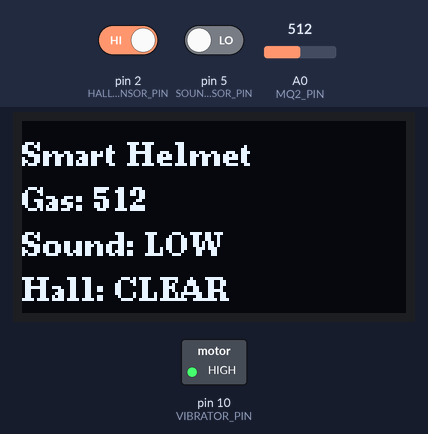
Bench run of a sketch on a simulated Arduino Uno, built with avr-gcc and run on an emulated ATmega328P. Parts: 128×64 one-colour display, switched loads named in the sketch (green lamp = pin HIGH). Inputs (shaded band) come from the test bench; at power-on: pin 2 (HALL_SENSOR_PIN) HIGH, pin 5 (SOUND_SENSOR_PIN) LOW, A0 (MQ2_PIN) = 512. What the sketch prints to the serial monitor is not drawn.

Above: at 1.2 s.
1.3 s: pin 2 (HALL_SENSOR_PIN) driven LOW
At 1.9 s:
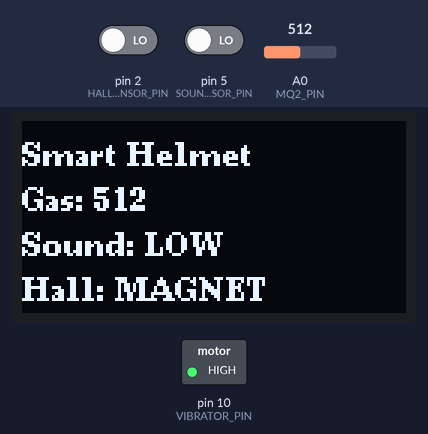
2.9 s: pin 5 (SOUND_SENSOR_PIN) driven HIGH
At 4.1 s:
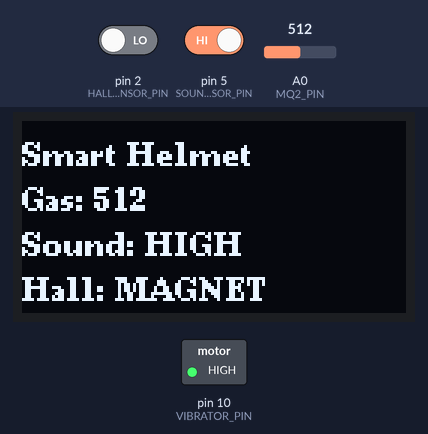
4.6 s: pin 2 (HALL_SENSOR_PIN) driven HIGH
At 5.3 s:
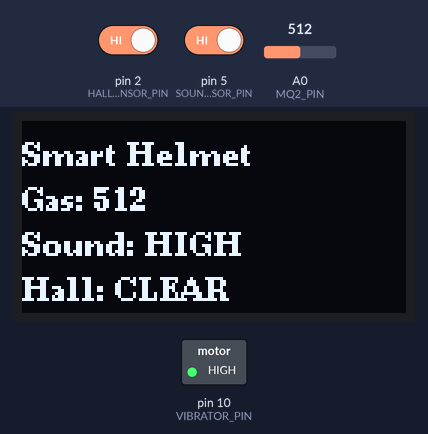
6.3 s: A0 (MQ2_PIN) set to 390
At 7.1 s:
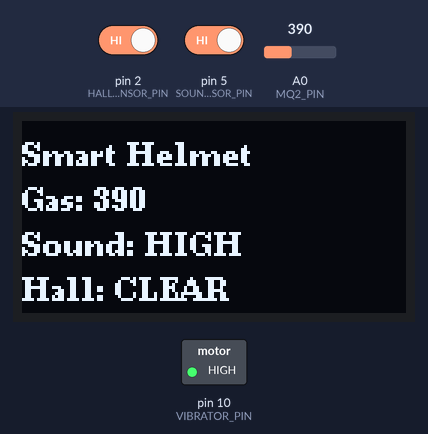
8.1 s: pin 5 (SOUND_SENSOR_PIN) driven LOW
At 9.0 s:
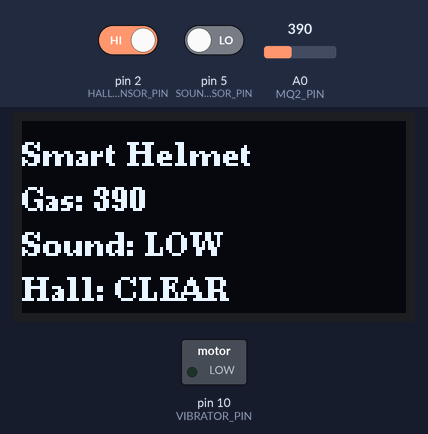
9.8 s: A0 (MQ2_PIN) set to 414
At 10.5 s:
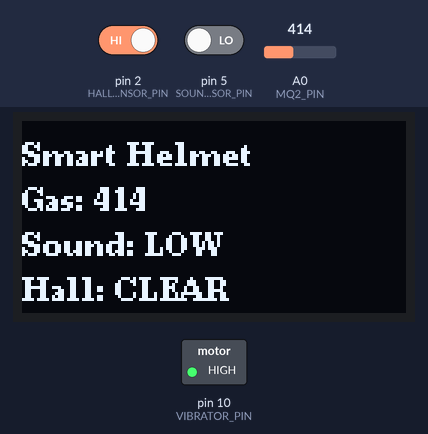
Timing chart, 0 to 12.5 s (numbered marks = the images above; inputs shaded):
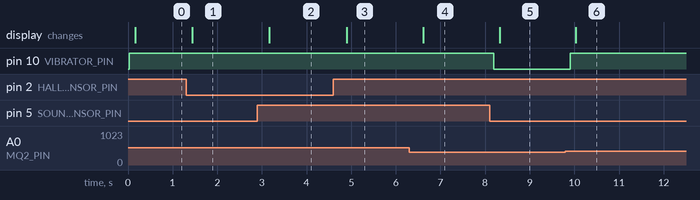

The sketch:

raaaa3.ino
```cpp
#include <Wire.h>
#include <U8g2lib.h>
#include <SoftwareSerial.h>

// OLED Display Setup
U8G2_SSD1306_128X64_NONAME_F_HW_I2C u8g2(U8G2_R0); // I2C OLED

// Bluetooth Module on D7 (TX), D8 (RX)
SoftwareSerial BT(7, 8); // TX, RX

// Pin Definitions
#define MQ2_PIN A0
#define SOUND_SENSOR_PIN 5
#define HALL_SENSOR_PIN 2
#define VIBRATOR_PIN 10

void setup() {
  // Start Serial & Bluetooth
  Serial.begin(9600);
  BT.begin(9600);

  // Sensor and Output Pin Modes
  pinMode(MQ2_PIN, INPUT);
  pinMode(SOUND_SENSOR_PIN, INPUT);
  pinMode(HALL_SENSOR_PIN, INPUT_PULLUP);  // Hall sensor needs pull-up
  pinMode(VIBRATOR_PIN, OUTPUT);
  digitalWrite(VIBRATOR_PIN, LOW);

  // Start OLED
  u8g2.begin();
}

void loop() {
  // Read all sensor values
  int gasValue = analogRead(MQ2_PIN);
  bool soundDetected = digitalRead(SOUND_SENSOR_PIN) == HIGH;
  bool hallTriggered = digitalRead(HALL_SENSOR_PIN) == LOW;

  // Determine if danger is detected
  bool danger = (gasValue > 400) || soundDetected || hallTriggered;

  // Control vibrator
  digitalWrite(VIBRATOR_PIN, danger ? HIGH : LOW);

  // Debug to Serial Monitor
  Serial.print("Gas: "); Serial.print(gasValue);
  Serial.print(" | Sound: "); Serial.print(soundDetected ? "HIGH" : "LOW");
  Serial.print(" | Hall: "); Serial.println(hallTriggered ? "MAGNET" : "CLEAR");

  // Send over Bluetooth
  BT.print("Gas: "); BT.print(gasValue);
  BT.print(" | Sound: "); BT.print(soundDetected ? "HIGH" : "LOW");
  BT.print(" | Hall: "); BT.println(hallTriggered ? "MAGNET" : "CLEAR");

  // Show on OLED
  u8g2.clearBuffer();
  u8g2.setFont(u8g2_font_ncenB08_tr);
  u8g2.setCursor(0, 15); u8g2.print("Smart Helmet");
  u8g2.setCursor(0, 30); u8g2.print("Gas: "); u8g2.print(gasValue);
  u8g2.setCursor(0, 45); u8g2.print("Sound: "); u8g2.print(soundDetected ? "HIGH" : "LOW");
  u8g2.setCursor(0, 60); u8g2.print("Hall: "); u8g2.print(hallTriggered ? "MAGNET" : "CLEAR");
  u8g2.sendBuffer();

  delay(300);  // Delay for stability
}
```

Measured:
- the behaviour switches between 400 and 401 on A0 (MQ2_PIN) (found by bisection; images 5 and 6)
- after the input at 1.3 s, the display: changes after 0.14 s (image 1)
- after the input at 2.9 s, the display: changes after 0.27 s (image 2)
- after the input at 4.6 s, the display: changes after 0.30 s (image 3)
- after the input at 6.3 s, the display: changes after 0.31 s (image 4)
- after the input at 8.1 s, pin 10 (VIBRATOR_PIN): HIGH → LOW after 0.10 s; the display: changes after 0.23 s (image 5)
- after the input at 9.8 s, pin 10 (VIBRATOR_PIN): LOW → HIGH after 0.11 s; the display: changes after 0.23 s (image 6)
